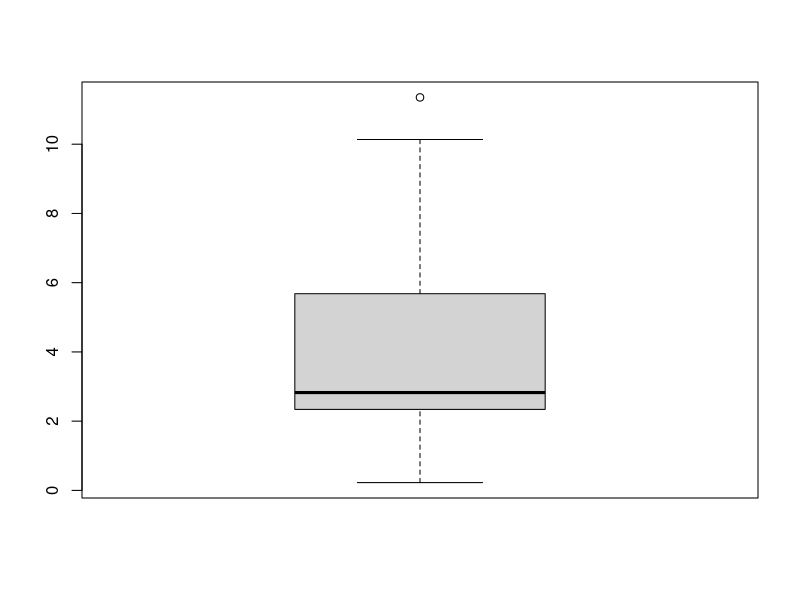

This figure's R source:
library(tidyr)
library(dplyr)
 
myData <- read.csv("Data/weoA.csv", stringsAsFactors = FALSE, 
               na.strings = "n/a") 
names <- c("Country", "Subject", "Units", "Scale", "Notes", 1980:2019, "start")
colnames(myData) <- names
# remove unwanted data
myData <- myData[,-c(3, 4, 5, 46)]
#myData1 <- separate(myData, Subject, into = c("Inflation", "Unemployment"))
myData2 <- gather(myData, Year, Units, 3:42, -Country, -Subject, 
                  convert = TRUE)
myData3 <- arrange(myData2, Country, Subject)              
head(myData3)
tail(myData3)
myData4 <- spread(myData3, Subject, Units)  
names(myData4) <- c("Country", "Year", "Inflation", "Unemployment")
head(myData4)
a <- filter(myData4, Country == "Australia") 
a[,"Inflation"]
a <- as.numeric(a[,"Inflation"])
boxplot(a)

